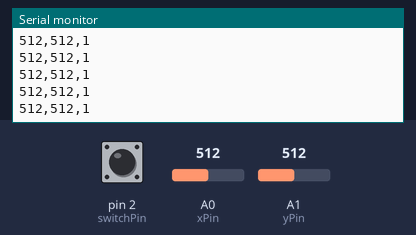
Bench run of a program on a simulated Arduino Uno, built with avr-gcc and run on an emulated ATmega328P. On the bench: the last lines printed to the serial monitor. The test bench sets the inputs (shaded band); at power-on: A1 (yPin) = 512, A0 (xPin) = 512, pin 2 (switchPin) HIGH.

Above: at 1.2 s.
1.3 s: A1 (yPin) set to 1023
At 2.3 s:
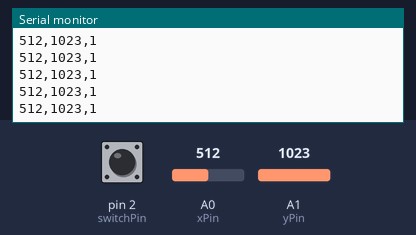
4.3 s: A0 (xPin) set to 716
At 5.0 s:
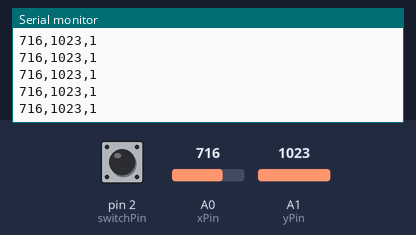
5.8 s: pin 2 (switchPin) pulled LOW for 0.15 s
7.4 s: A1 (yPin) set to 900
At 8.5 s:
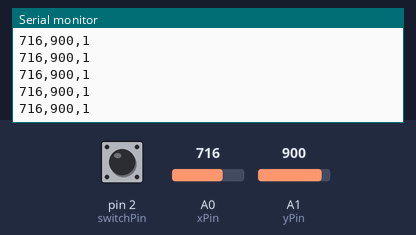
8.9 s: pin 2 (switchPin) pulled LOW for 1 s
At 9.9 s:
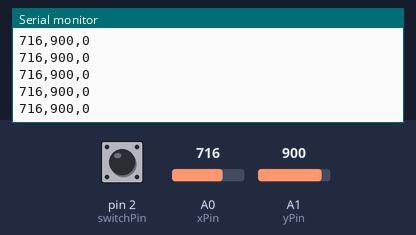
11.4 s: A0 (xPin) set to 900
At 12.3 s:
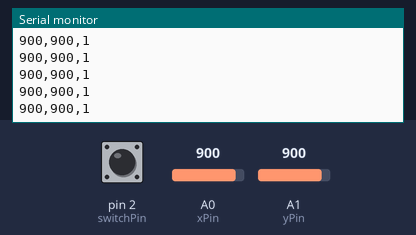
Timing chart, 0 to 13.9 s (numbered marks = the images above; inputs shaded):
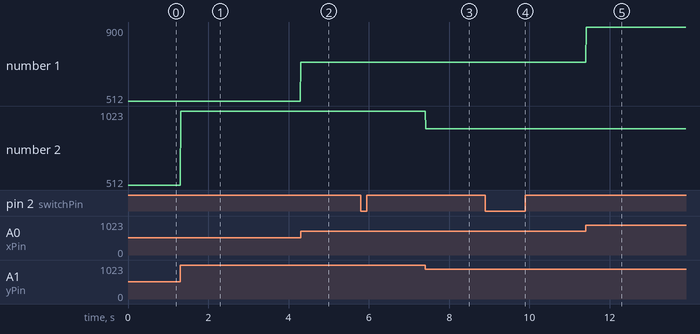

The program:

main.cpp
```cpp
#include <Arduino.h>

const int switchPin = 2;
const int xPin = A0;
const int yPin = A1;

void setup()
{
  // put your setup code here, to run once:
  Serial.begin(115200); //this is industry standard baudrate for low latency

  pinMode(xPin, INPUT);
  pinMode(yPin, INPUT);
  pinMode(switchPin, INPUT_PULLUP); //cuz the switch is high when not pressed

}

void loop()
{
  // put your main code here, to run repeatedly:
  int xValue = analogRead(xPin);
  int yValue = analogRead(yPin);
  int switchValue = digitalRead(switchPin);

  //send value in terms of csv
  Serial.print(xValue);
  Serial.print(",");
  Serial.print(yValue);
  Serial.print(",");
  Serial.println(switchValue);

  // because the simulator runs at 60fps so we send data with that frequency
  delay(1000/60);
}
```

Measured:
- after the input at 1.3 s, the serial monitor: prints a new line at once (image 1)
- after the input at 4.3 s, the serial monitor: prints a new line at once (image 2)
- after the input at 7.4 s, the serial monitor: prints a new line at once (image 3)
- after the input at 8.9 s, the serial monitor: prints a new line at once (image 4)
- after the input at 11.4 s, the serial monitor: prints a new line at once (image 5)
- plotted number 1: 512 → 716 after the input at 4.3 s
- plotted number 2: 512 → 1023 after the input at 1.3 s, 1023 → 900 after the input at 7.4 s
